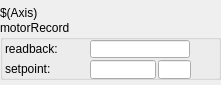
<?xml version="1.0" encoding="UTF-8"?>
<ui version="4.0">
 <class>Form</class>
 <widget class="QWidget" name="Form">
  <property name="geometry">
   <rect>
    <x>0</x>
    <y>0</y>
    <width>221</width>
    <height>85</height>
   </rect>
  </property>
  <property name="windowTitle">
   <string>Form</string>
  </property>
  <widget class="QGroupBox" name="groupBox_5">
   <property name="geometry">
    <rect>
     <x>0</x>
     <y>20</y>
     <width>221</width>
     <height>60</height>
    </rect>
   </property>
   <property name="sizePolicy">
    <sizepolicy hsizetype="Preferred" vsizetype="Preferred">
     <horstretch>0</horstretch>
     <verstretch>0</verstretch>
    </sizepolicy>
   </property>
   <property name="minimumSize">
    <size>
     <width>215</width>
     <height>60</height>
    </size>
   </property>
   <property name="maximumSize">
    <size>
     <width>16777215</width>
     <height>16777215</height>
    </size>
   </property>
   <property name="title">
    <string>motorRecord</string>
   </property>
   <widget class="caLineEdit" name="calineedit_13">
    <property name="geometry">
     <rect>
      <x>90</x>
      <y>20</y>
      <width>100</width>
      <height>18</height>
     </rect>
    </property>
    <property name="channel" stdset="0">
     <string notr="true">$(SYS):$(Axis).RBV</string>
    </property>
    <property name="precisionMode">
     <enum>caLineEdit::Channel</enum>
    </property>
    <property name="limitsMode">
     <enum>caLineEdit::User</enum>
    </property>
    <property name="unitsEnabled">
     <bool>true</bool>
    </property>
   </widget>
   <widget class="caLabel" name="calabel_32">
    <property name="geometry">
     <rect>
      <x>5</x>
      <y>20</y>
      <width>80</width>
      <height>18</height>
     </rect>
    </property>
    <property name="text">
     <string>readback:</string>
    </property>
   </widget>
   <widget class="caLabel" name="calabel_33">
    <property name="geometry">
     <rect>
      <x>5</x>
      <y>40</y>
      <width>80</width>
      <height>18</height>
     </rect>
    </property>
    <property name="text">
     <string>setpoint:</string>
    </property>
   </widget>
   <widget class="caRelatedDisplay" name="carelateddisplay_6">
    <property name="geometry">
     <rect>
      <x>195</x>
      <y>10</y>
      <width>18</width>
      <height>18</height>
     </rect>
    </property>
    <property name="labels">
     <string>R</string>
    </property>
    <property name="files">
     <string>motorx_all.ui</string>
    </property>
    <property name="args">
     <string>P=$(SYS):,M=$(Axis)</string>
    </property>
   </widget>
   <widget class="QWidget" name="layoutWidget_4">
    <property name="geometry">
     <rect>
      <x>90</x>
      <y>40</y>
      <width>101</width>
      <height>19</height>
     </rect>
    </property>
    <layout class="QHBoxLayout" name="horizontalLayout_7" stretch="2,1">
     <property name="spacing">
      <number>2</number>
     </property>
     <item>
      <widget class="caTextEntry" name="catextentry_6">
       <property name="channel" stdset="0">
        <string notr="true">$(SYS):$(Axis).VAL</string>
       </property>
      </widget>
     </item>
     <item>
      <widget class="caLineEdit" name="calineedit_20">
       <property name="channel" stdset="0">
        <string notr="true">$(SYS):$(Axis).EGU</string>
       </property>
       <property name="precisionMode">
        <enum>caLineEdit::Channel</enum>
       </property>
       <property name="limitsMode">
        <enum>caLineEdit::User</enum>
       </property>
       <property name="unitsEnabled">
        <bool>true</bool>
       </property>
      </widget>
     </item>
    </layout>
   </widget>
  </widget>
  <widget class="caLabel" name="calabel">
   <property name="geometry">
    <rect>
     <x>0</x>
     <y>0</y>
     <width>220</width>
     <height>25</height>
    </rect>
   </property>
   <property name="text">
    <string>$(Axis)</string>
   </property>
  </widget>
 </widget>
 <customwidgets>
  <customwidget>
   <class>caRelatedDisplay</class>
   <extends>QWidget</extends>
   <header>caRelatedDisplay</header>
  </customwidget>
  <customwidget>
   <class>caTextEntry</class>
   <extends>caLineEdit</extends>
   <header>caTextEntry</header>
  </customwidget>
  <customwidget>
   <class>caLabel</class>
   <extends>QLabel</extends>
   <header>caLabel</header>
  </customwidget>
  <customwidget>
   <class>caLineEdit</class>
   <extends>QLineEdit</extends>
   <header>caLineEdit</header>
  </customwidget>
 </customwidgets>
 <resources/>
 <connections/>
</ui>
